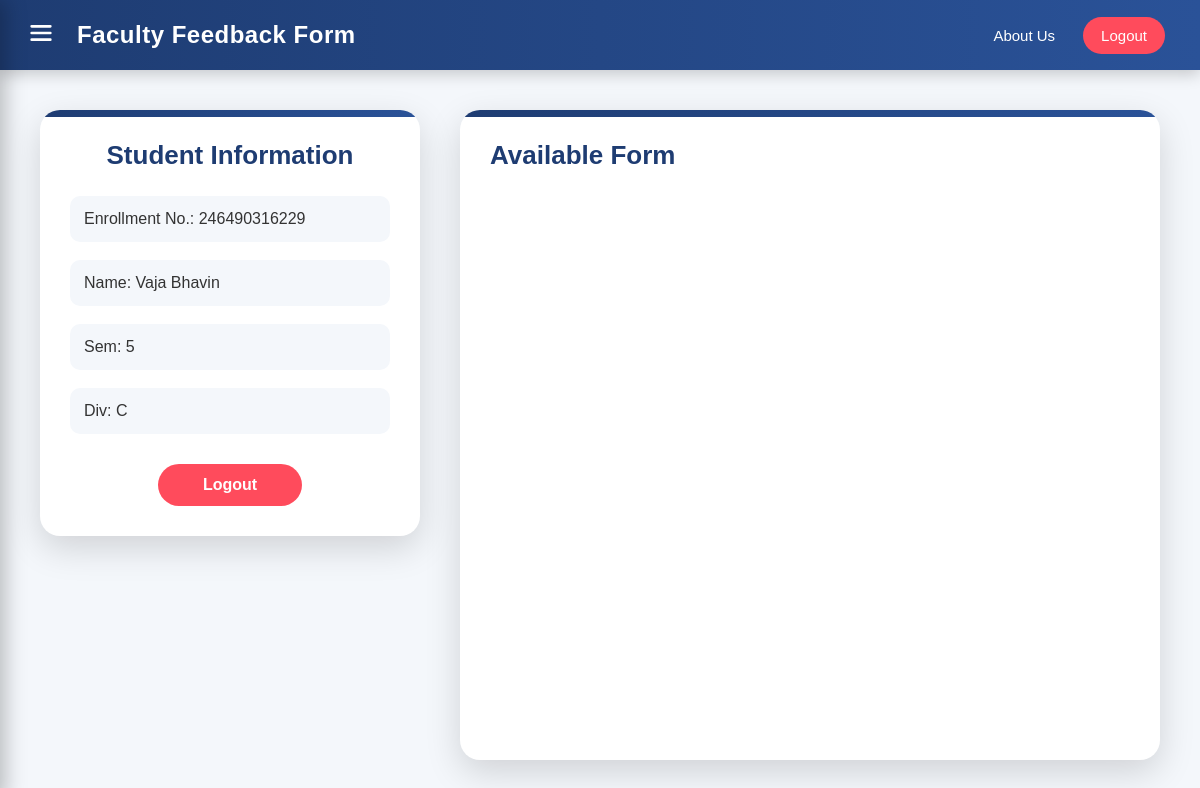
/student/home (signed in), run on the app's committed database.
### models.py (models this page shows)
class Student(db.Model):
    en = db.Column(db.Integer, primary_key=True)
    name = db.Column(db.String(100))
    gmail = db.Column(db.String(50))
    sem = db.Column(db.Integer)
    div = db.Column(db.String(1))
    password = db.Column(db.String(255))

### routes/student.py (the view)
@student.route("/student/home")
def studentHome():
    if "student_en" not in session:
        return redirect(url_for("student.studentLogin"))
    s1 = Student.query.get(session["student_en"])
    return render_template("student/student.html", s1=s1)

### app.py (called while the page is built)
@app.after_request
def add_header(response):
    response.headers["Cache-Control"] = "no-store, no-cache, must-revalidate, max-age=0"
    response.headers["Pragma"] = "no-cache"
    response.headers["Expires"] = "0"
    return response

### templates/student/student.html (shortened to what this page needs)
<link rel="stylesheet" href="{{ url_for('static',filename='css/student.css' ) }}">
{% extends 'base/base.html' %}
{% block content %}
<main>
    <div class="info">
        <h2 class="t1">Student Information</h2>
        <div class="info-1">
            <h3>Enrollment No.: {{s1.en}}</h3>
            <h3>Name: {{s1.name}}</h3>
            <h3>Sem: {{s1.sem}}</h3>
            <h3>Div: {{s1.div}}</h3>
        </div>
        <div class="box-logout">
            <a class="lo" href="{{url_for('logout')}}">
                <h4>Logout</h4>
            </a>
        </div>
    </div>
    <div class="forms">
        <h2>
            Available Form
        </h2>
    </div>
</main>
{% endblock %}

### static/css/student.css (style rules this page uses)
* { margin: 0; padding: 0; box-sizing: border-box; }
body { background: #f4f7fb; font-family: Arial, Helvetica, sans-serif; }
main { min-height: calc(100vh - 70px); padding: 40px; display: flex; gap: 40px; }
.info { width: 380px; height: fit-content; background: white; padding: 30px; border-radius: 20px; box-shadow: 0 12px 35px rgba(0,0,0,0.15); position: relative; overflow: hidden; }
.info::before { content: ""; position: absolute; top: 0; left: 0; width: 100%; height: 7px; background: linear-gradient( 90deg, #1e3c72, #2a5298 ); }
.t1 { text-align: center; color: #1e3c72; font-size: 26px; margin-bottom: 25px; }
.info-1 { display: flex; flex-direction: column; gap: 18px; }
.info-1 h3 { background: #f4f7fb; padding: 14px; border-radius: 10px; font-size: 16px; color: #333; font-weight: 500; }
.box-logout { margin-top: 30px; display: flex; justify-content: center; }
.lo { text-decoration: none; }
.lo h4 { background: #ff4b5c; color: white; padding: 12px 45px; border-radius: 25px; transition: 0.3s; }
.forms { flex: 1; min-height: 300px; background: white; padding: 30px; border-radius: 20px; box-shadow: 0 12px 35px rgba(0,0,0,0.15); position: relative; overflow: hidden; }
.forms::before { content: ""; position: absolute; top: 0; left: 0; height: 7px; width: 100%; background: linear-gradient( 90deg, #1e3c72, #2a5298 ); }
.forms h2 { color: #1e3c72; font-size: 26px; }

### static/css/sidebar.css (style rules this page uses)
* { margin: 0; padding: 0; box-sizing: border-box; }

### static/css/navbar.css (style rules this page uses)
* { margin: 0; padding: 0; box-sizing: border-box; }

### templates/base/base.html (style rules this page uses)
* { padding: 0; margin: 0; }

### data on the page
Student: en "246490316229", name "Vaja Bhavin", sem "5", div "C"
